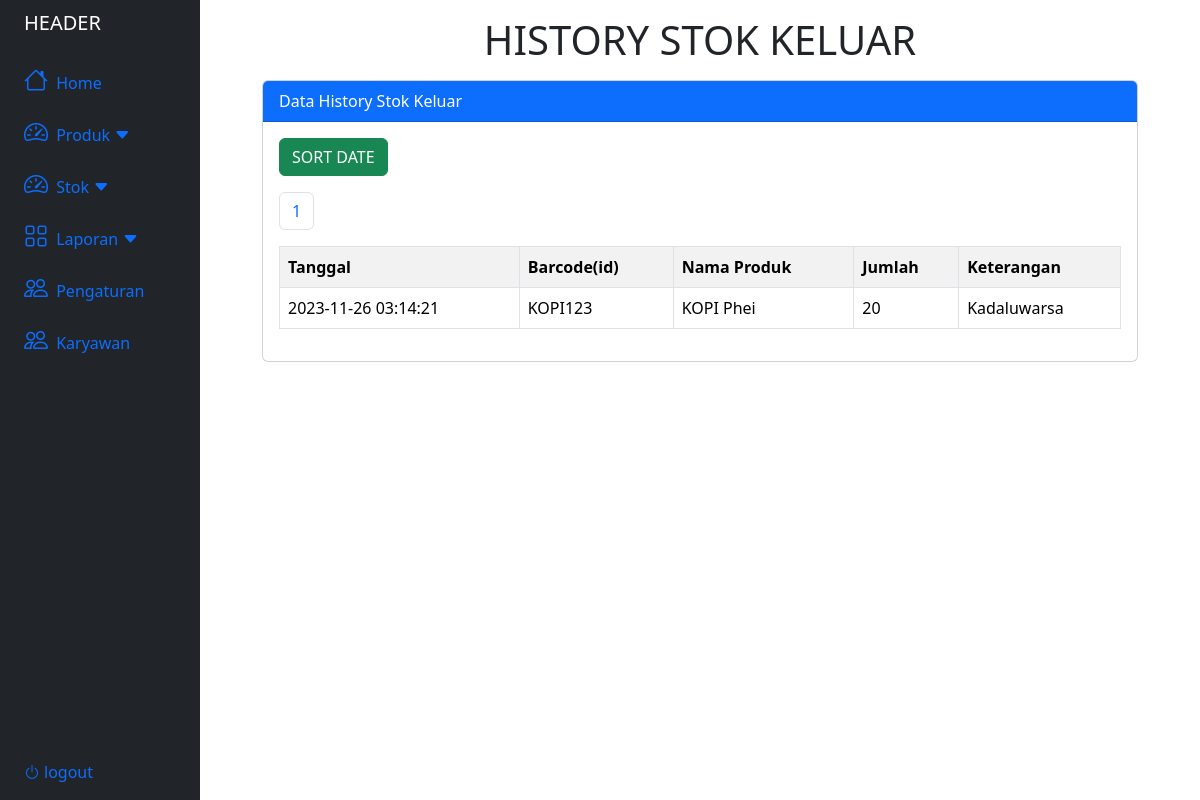
/laporan/sk_history.php, run on an earlier commit of the app's database.
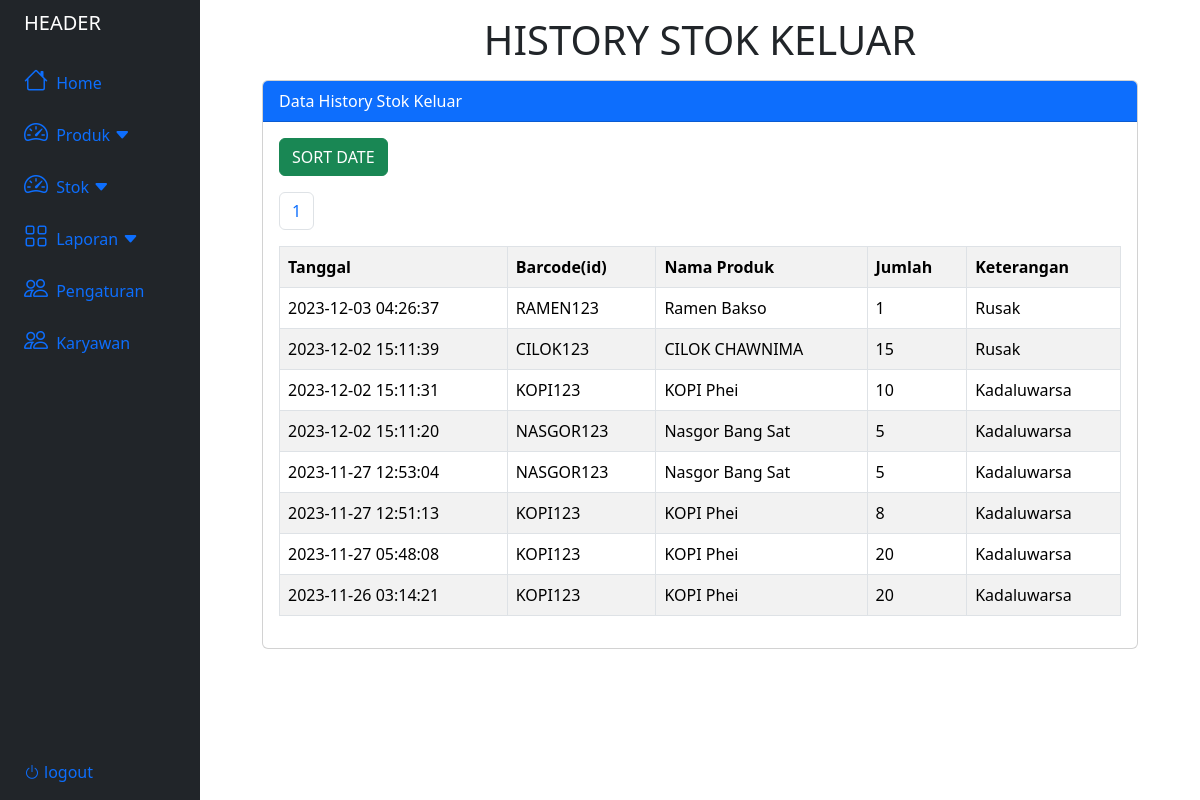
And on a later commit of the database.
### tables this page shows
CREATE TABLE `stokkeluar` (
  `id_sk` int(11) NOT NULL,
  `tanggal` timestamp NOT NULL DEFAULT current_timestamp(),
  `id_produk` varchar(50) NOT NULL,
  `jumlah` int(11) NOT NULL,
  `id_keterangan` int(11) NOT NULL
);

CREATE TABLE `produk` (
  `id_produk` varchar(50) NOT NULL,
  `nama_produk` varchar(50) NOT NULL,
  `satuan` int(50) NOT NULL,
  `kategori` int(50) NOT NULL,
  `harga` int(50) NOT NULL,
  `stok` int(50) NOT NULL DEFAULT 0
);

CREATE TABLE `keterangankeluar` (
  `id_kk` int(11) NOT NULL,
  `nama_kk` varchar(50) NOT NULL
);

### laporan/sk_history.php (the view, shortened to what this page needs)
<?php
include("../database.php");
?>
<!DOCTYPE html>
<html lang="en">
<head>
    <link rel="stylesheet" href="https://cdnjs.cloudflare.com/ajax/libs/font-awesome/6.0.0/css/all.min.css">
    <link rel="stylesheet" href="https://cdn.jsdelivr.net/npm/bootstrap-icons@1.11.1/font/bootstrap-icons.css">
    <link href="https://cdn.jsdelivr.net/npm/bootstrap@5.3.2/dist/css/bootstrap.min.css" rel="stylesheet">
    <link rel="stylesheet" href="produkStyle.css">
</head>
<body>
    <div class="container-fluid">
        <div class="row flex-nowrap">
            <?php
            include("../header.php");
            ?>
            <div class="container col-9">
                <h1 class="text-center mt-3">HISTORY STOK KELUAR</h1>
                <div class="card mt-3">
                    <div class="card-header bg-primary text-white">
                        Data History Stok Keluar
                    </div>
                    <div class="card-body">
                        <button type="button" class="btn btn-success mb-3" data-bs-toggle="modal" data-bs-target="#dateModal">
                            SORT DATE
                        </button>
                        <table class="table table-bordered table-striped table-hover">
                            <tr>
                                <th>Tanggal</th>
                                <th>Barcode(id)</th>
                                <th>Nama Produk</th>
                                <th>Jumlah</th>
                                <th>Keterangan</th>
                            </tr>
                            <?php
                            $limit = 10;
                            $page = isset($_GET['page']) ? $_GET['page'] : 1;
                            $start = ($page - 1) * $limit;
                            $tampil = mysqli_query($conn, "SELECT * FROM stokkeluar ORDER BY id_sk DESC LIMIT $start, $limit");
                            while ($data = mysqli_fetch_array($tampil)) :
                                $produk = mysqli_query($conn, "SELECT * FROM produk WHERE id_produk = '$data[id_produk]'");
                                $data_produk = mysqli_fetch_assoc($produk);
                                $keterangan = mysqli_query($conn, "SELECT * FROM keterangankeluar WHERE id_kk = '$data[id_keterangan]'");
                                $data_keterangan = mysqli_fetch_assoc($keterangan);
                            ?>
                                <tr>
                                    <td><?= $data['tanggal'] ?></td>
                                    <td><?= $data_produk['id_produk'] ?></td>
                                    <td><?= $data_produk['nama_produk'] ?></td>
                                    <td><?= $data['jumlah'] ?></td>
                                    <td><?= $data_keterangan['nama_kk'] ?></td>
                                </tr>
                            <?php endwhile; ?>
                            <?php
                            $result_count = mysqli_query($conn, "SELECT COUNT(id_sk) AS total FROM stokkeluar");
                            $row = mysqli_fetch_assoc($result_count);
                            $total_records = $row['total'];
                            $total_pages = ceil($total_records / $limit);
                            echo "<ul class='pagination'>";
                            for ($i = 1; $i <= $total_pages; $i++) {
                                echo "<li class='page-item'><a class='page-link' href='sk_history.php?page=$i'>$i</a></li>";
                            }
                            echo "</ul>";
                            ?>
                        </table>
                    </div>
                </div>
            </div>
        </div>
    </div>
</body>
</html>

What changed in the data, as far as the page shows it:
added stokkeluar: tanggal "2023-12-03 04:26:37", id_produk.id_produk "RAMEN123", id_produk.nama_produk "Ramen Bakso", jumlah "1", id_keterangan.nama_kk "Rusak"
added stokkeluar: tanggal "2023-12-02 15:11:39", id_produk.id_produk "CILOK123", id_produk.nama_produk "CILOK CHAWNIMA", jumlah "15", id_keterangan.nama_kk "Rusak"
added stokkeluar: tanggal "2023-12-02 15:11:31", id_produk.id_produk "KOPI123", id_produk.nama_produk "KOPI Phei", jumlah "10", id_keterangan.nama_kk "Kadaluwarsa"
added stokkeluar: tanggal "2023-12-02 15:11:20", id_produk.id_produk "NASGOR123", id_produk.nama_produk "Nasgor Bang Sat", jumlah "5", id_keterangan.nama_kk "Kadaluwarsa"
added stokkeluar: tanggal "2023-11-27 12:53:04", id_produk.id_produk "NASGOR123", id_produk.nama_produk "Nasgor Bang Sat", jumlah "5", id_keterangan.nama_kk "Kadaluwarsa"
added stokkeluar: tanggal "2023-11-27 12:51:13", id_produk.id_produk "KOPI123", id_produk.nama_produk "KOPI Phei", jumlah "8", id_keterangan.nama_kk "Kadaluwarsa"
added stokkeluar: tanggal "2023-11-27 05:48:08", id_produk.id_produk "KOPI123", id_produk.nama_produk "KOPI Phei", jumlah "20", id_keterangan.nama_kk "Kadaluwarsa"
